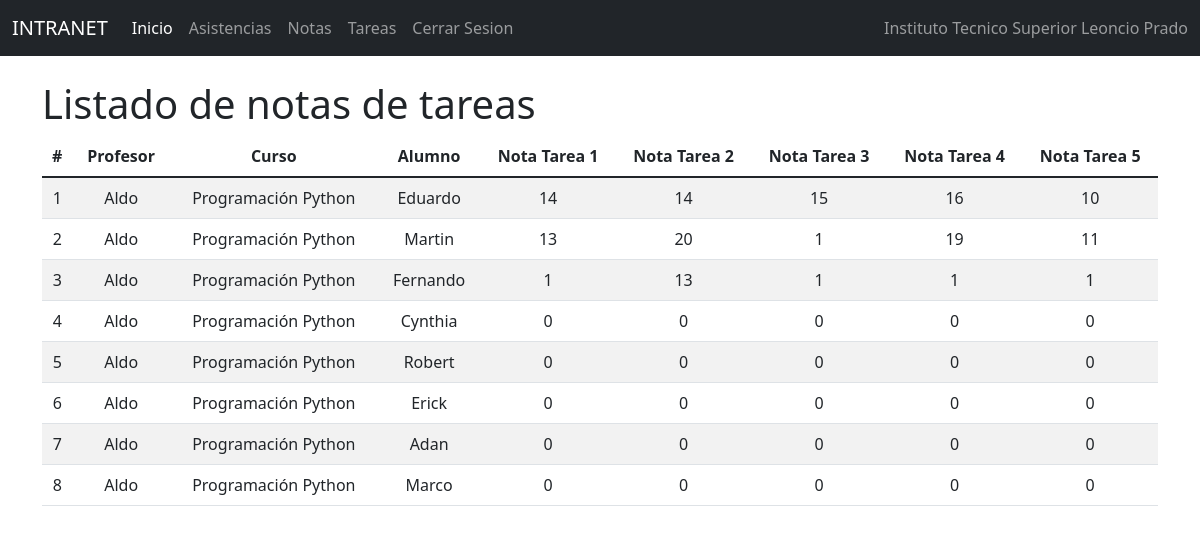
The app's page /indlisanotasprof/ with its own data.
### Notas/models.py (models this page shows, shortened)
class Notas(models.Model):
    id=models.IntegerField(primary_key=True)
    profesor = models.ForeignKey(Profesor, null=True,blank=True,on_delete=models.CASCADE)
    curso = models.ForeignKey(Curso, null=True,blank=True,on_delete=models.CASCADE)
    alumno = models.OneToOneField(to='Estudiante', to_field='id', null=True, blank=True, on_delete=models.CASCADE)
    sesion1_nt = models.IntegerField()
    sesion1_asis=models.CharField(max_length=50)
    tarea1_info = models.ForeignKey(Tarea1, null=True,blank=True,on_delete=models.CASCADE)
    soltarea1 = models.CharField(max_length=1000)
    notatarea1 = models.IntegerField()
    sesion2_nt = models.IntegerField()
    sesion2_asis=models.CharField(max_length=50)
    tarea2_info = models.ForeignKey(Tarea2, null=True,blank=True,on_delete=models.CASCADE)
    soltarea2 = models.CharField(max_length=1000)
    notatarea2 = models.IntegerField()
    sesion3_nt = models.IntegerField()
    sesion3_asis=models.CharField(max_length=50)
    tarea3_info = models.ForeignKey(Tarea3, null=True,blank=True,on_delete=models.CASCADE)
    soltarea3 = models.CharField(max_length=1000)
    notatarea3 = models.IntegerField()
    sesion4_nt = models.IntegerField()
    sesion4_asis=models.CharField(max_length=50)
    tarea4_info = models.ForeignKey(Tarea4, null=True,blank=True,on_delete=models.CASCADE)
    soltarea4 = models.CharField(max_length=1000)
    notatarea4 = models.IntegerField()
    sesion5_nt = models.IntegerField()
    sesion5_asis=models.CharField(max_length=50)
    tarea5_info = models.ForeignKey(Tarea5, null=True,blank=True,on_delete=models.CASCADE)
    soltarea5 = models.CharField(max_length=1000)
    notatarea5 = models.IntegerField()

class Profesor(models.Model):
    id=models.IntegerField(primary_key=True)
    nompro=models.CharField(max_length=50)
    apepro=models.CharField(max_length=50)
    dnipro=models.CharField(max_length=50)
    direccionpro=models.CharField(max_length=50)
    distritopro=models.ForeignKey(Distrito, null=True,blank=True,on_delete=models.CASCADE)
    emailpro=models.EmailField()
    estpro=models.IntegerField()
    usuario=models.OneToOneField(to='Usuario', to_field='id', null=True, blank=True, on_delete=models.CASCADE)

class Curso(models.Model):
    id=models.IntegerField(primary_key=True)
    nomcur=models.CharField(max_length=30)
    creditos=models.IntegerField()
    estcur=models.IntegerField()

class Estudiante(models.Model):
    id=models.IntegerField(primary_key=True)
    nomest=models.CharField(max_length=50)
    apeest=models.CharField(max_length=50)
    dniest=models.CharField(max_length=8)
    direccion=models.CharField(max_length=50)
    emailest=models.EmailField()
    estest=models.IntegerField()
    usuario=models.OneToOneField(to='Usuario', to_field='id', null=True, blank=True, on_delete=models.CASCADE)
    carrera=models.ForeignKey(Carrera, null=True, blank=True, on_delete=models.CASCADE)
    distrito=models.ForeignKey(Distrito, null=True, blank=True, on_delete=models.CASCADE)

### Notas/views.py (the view)
# urls.py: path('indlisanotasprof/', indlisanotasprof),
def indlisanotasprof (request):
    notas = Notas.objects.all()
    carrera = Carrera.objects.all()
    curso = Curso.objects.all()
    profesor = Profesor.objects.all()
    return render(request, 'PROCESOS/Listados/lisanotasprof.html', {"notas": notas, "carrera":carrera,
    "curso":curso, "profesor":profesor})

### Notas/Templates/PROCESOS/Listados/lisanotasprof.html (shortened to what this page needs)
{% extends "../../basepro.html" %}
{% block body %}
<div class="row">
    <div class="col-sm-12 col-md-12 col-lg-12 col-xl-12 ">
        <div class="table-responsive">
            <h1>Listado de notas de tareas</h1>
            <table class="table table-striped" >
                <thead>
                    <tr>
                        <th>#</th>
                        <th>Profesor</th>
                        <th>Curso</th>
                        <th>Alumno</th>
                        <th>Nota Tarea 1 </th>
                        <th>Nota Tarea 2 </th>
                        <th>Nota Tarea 3 </th>
                        <th>Nota Tarea 4 </th>
                        <th>Nota Tarea 5 </th>
                    </tr>
                </thead>
                <tbody>
                    {% for c in notas %}
                    <tr>
                        <td>{{forloop.counter}}</td>
                        <td>{{c.profesor.nompro}}</td>
                        <td>{{c.curso.nomcur}}</td>
                        <td>{{c.alumno.nomest}}</td>
                        <td>{{c.notatarea1}}</td>
                        <td>{{c.notatarea2}}</td>
                        <td>{{c.notatarea3}}</td>
                        <td>{{c.notatarea4}}</td>
                        <td>{{c.notatarea5}}</td>
                    </tr>
                    {% endfor %}
                </tbody>
            </table>
        </div>
    </div>
</div>
{% endblock %}

### Notas/static/css/gestiontipusu.css (style rules this page uses)
th, td { text-align: center; vertical-align: middle; }

### records on screen
Notas: profesor.nompro "Aldo", curso.nomcur "Programación Python", alumno.nomest "Eduardo", notatarea1 "14", notatarea2 "14", notatarea3 "15", notatarea4 "16", notatarea5 "10"
Notas: profesor.nompro "Aldo", curso.nomcur "Programación Python", alumno.nomest "Martin", notatarea1 "13", notatarea2 "20", notatarea3 "1", notatarea4 "19", notatarea5 "11"
Notas: profesor.nompro "Aldo", curso.nomcur "Programación Python", alumno.nomest "Fernando", notatarea1 "1", notatarea2 "13", notatarea3 "1", notatarea4 "1", notatarea5 "1"
Notas: profesor.nompro "Aldo", curso.nomcur "Programación Python", alumno.nomest "Cynthia", notatarea1 "0", notatarea2 "0", notatarea3 "0", notatarea4 "0", notatarea5 "0"
Notas: profesor.nompro "Aldo", curso.nomcur "Programación Python", alumno.nomest "Robert", notatarea1 "0", notatarea2 "0", notatarea3 "0", notatarea4 "0", notatarea5 "0"
Notas: profesor.nompro "Aldo", curso.nomcur "Programación Python", alumno.nomest "Erick", notatarea1 "0", notatarea2 "0", notatarea3 "0", notatarea4 "0", notatarea5 "0"
Notas: profesor.nompro "Aldo", curso.nomcur "Programación Python", alumno.nomest "Adan", notatarea1 "0", notatarea2 "0", notatarea3 "0", notatarea4 "0", notatarea5 "0"
Notas: profesor.nompro "Aldo", curso.nomcur "Programación Python", alumno.nomest "Marco", notatarea1 "0", notatarea2 "0", notatarea3 "0", notatarea4 "0", notatarea5 "0"
